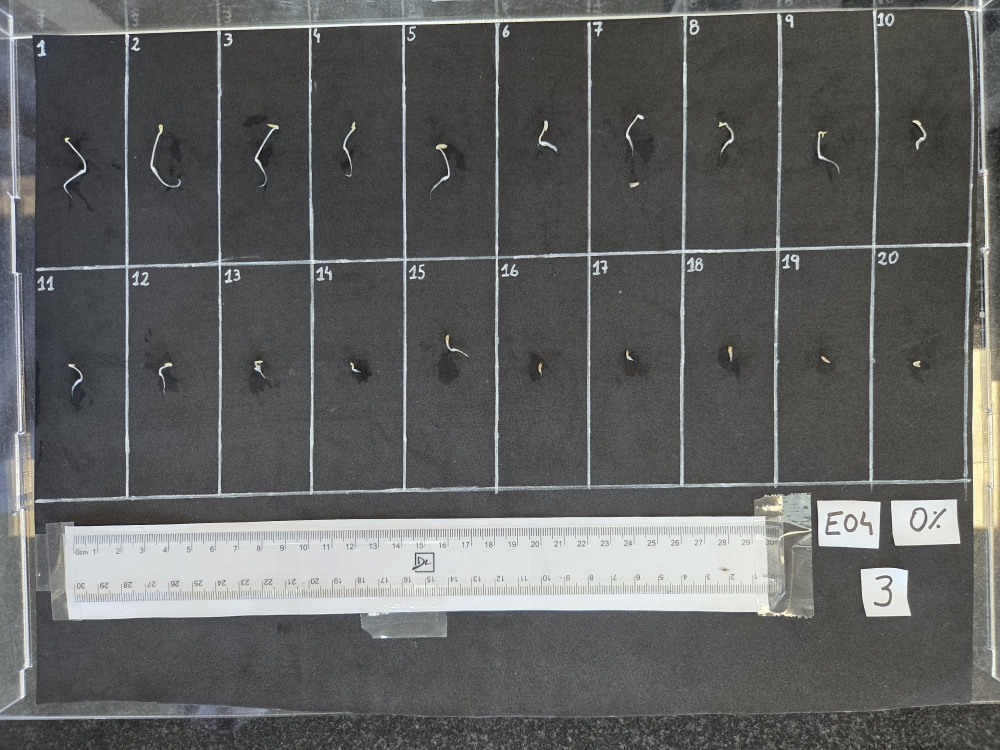
#> input picture data/germinacion/data/originales/originales_03112025/0% - 3.jpg, 2000 x 1500 px (shown at 1/2 size); its folder holds only this picture in this run
$ python -i detectar_radicula_old.py   (imports and definitions only)
#> lines starting #> are read from the running program, lines starting #| are printed output that depends on the picture; after the words box and inside, x2 and y2 are one past the last pixel; in counts of white or black regions, pixels touching at a corner belong together
#> further down, picture is the input picture: shape (1500, 2000, 3); mean B, G, R 97.4, 98, 97.1
import cv2
import os
import numpy as np
import pandas as pd
import networkx as nx
from datetime import datetime
from skimage.morphology import skeletonize
from skimage.util import invert
import math
import csv
#from scipy.interpolate import splprep, splev
import shutil
import re


PX_A_MM = 0.2127
PX_A_CM = 0.02127

def crear_directorio_si_no_existe(path):
    if not os.path.exists(path):
        os.makedirs(path, exist_ok=True)

def filtro_binaria(img, area_min=5000, area_max=120000, elong_umbral=2.2):
#> called with area_min = 5000, area_max = 120000, elong_umbral = 2.2
    h, w = img.shape[:2]
#> h = 1500; w = 2000
    gray = cv2.cvtColor(img, cv2.COLOR_BGR2GRAY)
    _, binary = cv2.threshold(gray, 0, 255, cv2.THRESH_BINARY + cv2.THRESH_OTSU)
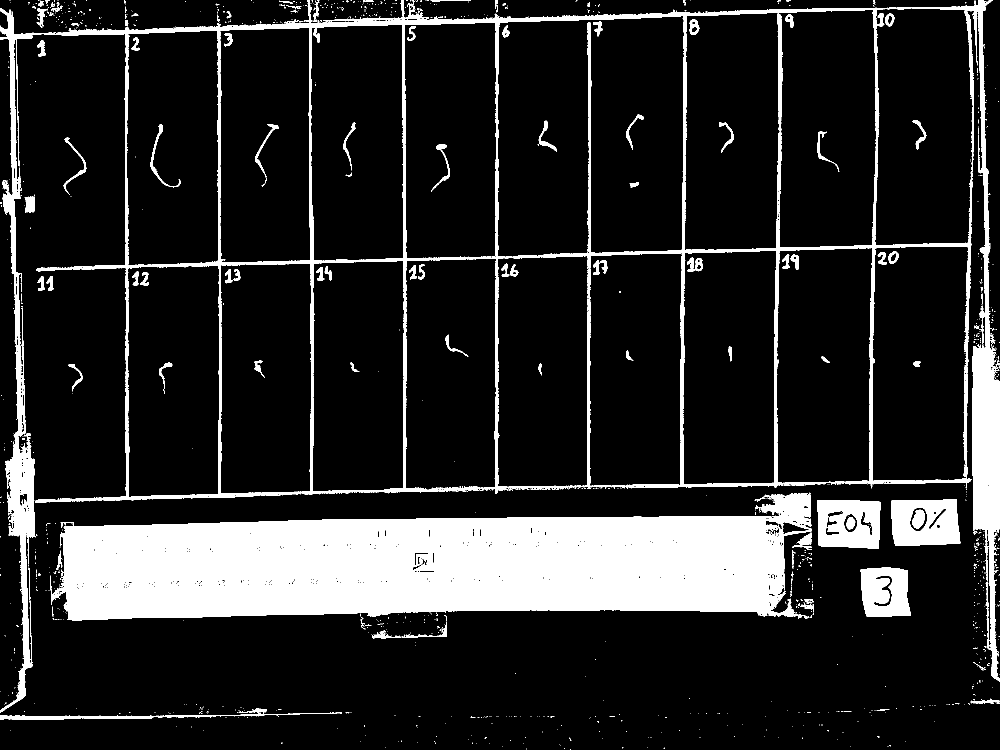
#> binary: shape (1500, 2000) (shown at 1/2 size); 15.4% white; 1233 white regions (1115 under 20 px), largest, box (x1, y1, x2, y2) and area: (102, 986, 1624, 1240) 264320, (0, 0, 2000, 1426) 139924, (1782, 999, 1921, 1092) 10305
    binary = cv2.bitwise_not(binary)
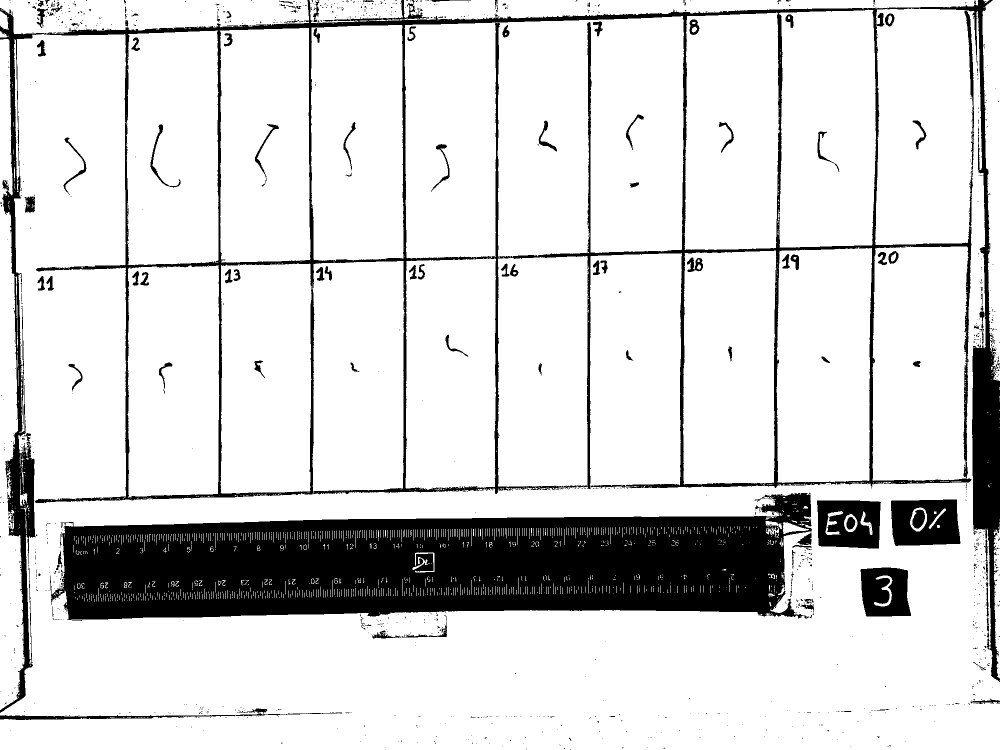
#> binary: shape (1500, 2000) (shown at 1/2 size); 84.6% white; 1233 black regions (1115 under 20 px), largest, box (x1, y1, x2, y2) and area: (102, 986, 1624, 1240) 264320, (0, 0, 2000, 1426) 139924, (1782, 999, 1921, 1092) 10305
    binary = cv2.morphologyEx(binary, cv2.MORPH_OPEN, np.ones((3, 3), np.uint8))
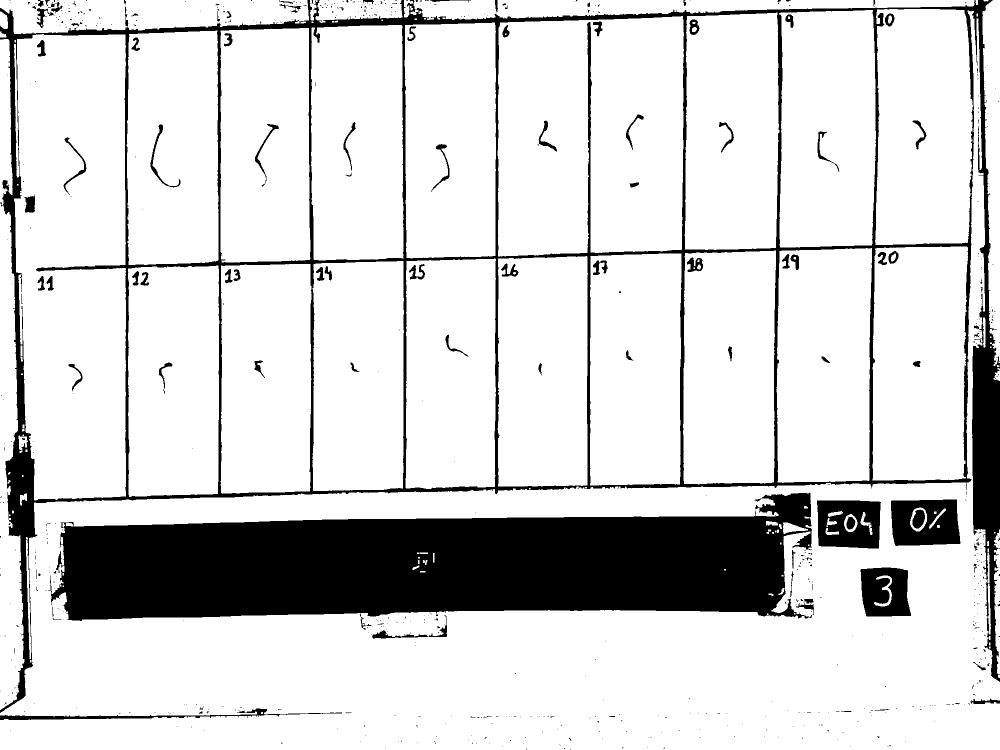
#> binary: shape (1500, 2000) (shown at 1/2 size); 84% white; 675 black regions (575 under 20 px)
    contornos, _ = cv2.findContours(binary, cv2.RETR_EXTERNAL, cv2.CHAIN_APPROX_SIMPLE)
#> contornos = 86 contours, 40 with area under 20; largest, box (x1, y1, x2, y2) and area: (0, 21, 2000, 1500) 1005774, (28, 68, 252, 1001) 190126, (995, 32, 1368, 513) 168528, (1558, 20, 1752, 495) 87173, (1750, 18, 1946, 490) 86084

    if contornos:
        for c in contornos:
            area = cv2.contourArea(c)
            if area_min < area < area_max:
                x, y, wc, hc = cv2.boundingRect(c)
                elong = max(hc / wc, wc / hc)
                elong_requerido = elong_umbral + (10000 / (area + 1e-5)) * 0.02
                if elong > elong_requerido and y < h * 0.7:
                    return True
#> this loop made 41 passes
#> (area, x, y, wc, hc, elong, elong_requerido) on pass 41: (81829, 256, 531, 183, 463, 2.53, 2.2)
#> area on passes 7, 8, 9, 11, 12, 15: 281, 163, 1823.5, 23.5, 656.5, 208
    return False

# [547 lines left out: functions detectar_radicula, analizar_radicula, calibrar_radicula_manual, detectar_ultimo_punto_azul, calibrar_r_simple, not called in this run]

>>> import cv2
>>> picture = cv2.imread('../data/germinacion/data/originales/originales_03112025/0% - 3.jpg')
>>> result = filtro_binaria(picture)
#> result = True
